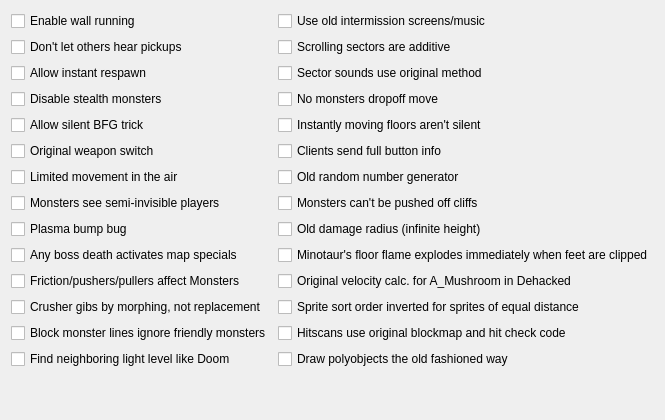
     <widget class="QWidget" name="tabCompatibility">
      <attribute name="title">
       <string>Compatibility</string>
      </attribute>
      <layout class="QVBoxLayout" name="verticalLayout_28">
       <item>
        <layout class="QHBoxLayout" name="horizontalLayout_6">
         <item>
          <layout class="QVBoxLayout" name="verticalLayout_22">
           <item>
            <widget class="QCheckBox" name="cbCompatEnableWallRunning">
             <property name="toolTip">
              <string>Enable buggier wall clipping so players can wallrun.</string>
             </property>
             <property name="text">
              <string>Enable wall running</string>
             </property>
            </widget>
           </item>
           <item>
            <widget class="QCheckBox" name="cbCompatDontLetOthersHearPickups">
             <property name="toolTip">
              <string>Pickups are only heard locally.</string>
             </property>
             <property name="text">
              <string>Don't let others hear pickups</string>
             </property>
            </widget>
           </item>
           <item>
            <widget class="QCheckBox" name="cbCompatAllowInstantRespawn">
             <property name="text">
              <string>Allow instant respawn</string>
             </property>
            </widget>
           </item>
           <item>
            <widget class="QCheckBox" name="cbCompatDisableStealthMonsters">
             <property name="toolTip">
              <string>&lt;html&gt;&lt;head/&gt;&lt;body&gt;&lt;p&gt;Disable stealth monsters, since doom2.exe didn't have them.&lt;/p&gt;&lt;p&gt;&lt;span style=&quot; font-weight:600;&quot;&gt;Note: this handles ZDoom's invisible monsters.&lt;/span&gt;&lt;/p&gt;&lt;p&gt;&lt;span style=&quot; font-weight:600;&quot;&gt;THIS DOESN'T AFFECT THE PARTIAL INVISIBILITY SPHERE IN ANY WAY. See &amp;quot;Monsters see semi-invisible players&amp;quot; for that.&lt;/span&gt;&lt;/p&gt;&lt;/body&gt;&lt;/html&gt;</string>
             </property>
             <property name="text">
              <string>Disable stealth monsters</string>
             </property>
            </widget>
           </item>
           <item>
            <widget class="QCheckBox" name="cbCompatAllowSilentBFGTrick">
             <property name="toolTip">
              <string>Limit actors to one sound at a time.</string>
             </property>
             <property name="text">
              <string>Allow silent BFG trick</string>
             </property>
            </widget>
           </item>
           <item>
            <widget class="QCheckBox" name="cbCompatOriginalWeaponSwitch">
             <property name="toolTip">
              <string>Clients use the vanilla Doom weapon on pickup behavior.</string>
             </property>
             <property name="text">
              <string>Original weapon switch</string>
             </property>
            </widget>
           </item>
           <item>
            <widget class="QCheckBox" name="cbCompatLimitedMovementInTheAir">
             <property name="text">
              <string>Limited movement in the air</string>
             </property>
            </widget>
           </item>
           <item>
            <widget class="QCheckBox" name="cbCompatMonstersSeeSemiInvisiblePlayers">
             <property name="toolTip">
              <string>This affects the partial invisibility sphere.</string>
             </property>
             <property name="text">
              <string>Monsters see semi-invisible players</string>
             </property>
            </widget>
           </item>
           <item>
            <widget class="QCheckBox" name="cbCompatPlasmaBumpBug">
             <property name="toolTip">
              <string>Allow the map01 &quot;plasma bump&quot; bug.</string>
             </property>
             <property name="text">
              <string>Plasma bump bug</string>
             </property>
            </widget>
           </item>
           <item>
            <widget class="QCheckBox" name="cbCompatAnyBossDeathActivatesMapSpecials">
             <property name="text">
              <string>Any boss death activates map specials</string>
             </property>
            </widget>
           </item>
           <item>
            <widget class="QCheckBox" name="cbCompatFrictionPushersPullersAffectMonsters">
             <property name="text">
              <string>Friction/pushers/pullers affect Monsters</string>
             </property>
            </widget>
           </item>
           <item>
            <widget class="QCheckBox" name="cbCompatCrusherGibsByMorphingNotReplacement">
             <property name="toolTip">
              <string>&lt;html&gt;&lt;head/&gt;&lt;body&gt;&lt;p&gt;Crushed monsters are turned into gibs, rather than replaced by gibs.&lt;/p&gt;&lt;/body&gt;&lt;/html&gt;</string>
             </property>
             <property name="text">
              <string>Crusher gibs by morphing, not replacement</string>
             </property>
            </widget>
           </item>
           <item>
            <widget class="QCheckBox" name="cbCompatBlockMonsterLinesIgnoreFriendlyMonsters">
             <property name="text">
              <string>Block monster lines ignore friendly monsters</string>
             </property>
            </widget>
           </item>
           <item>
            <widget class="QCheckBox" name="cbCompatFindNeighboringLightLevelLikeDoom">
             <property name="text">
              <string>Find neighboring light level like Doom</string>
             </property>
            </widget>
           </item>
          </layout>
         </item>
         <item>
          <layout class="QVBoxLayout" name="verticalLayout_24">
           <item>
            <widget class="QCheckBox" name="cbCompatUseOldIntermissionScreensMusic">
             <property name="toolTip">
              <string>Use doom2.exe's original intermission screens/music.</string>
             </property>
             <property name="text">
              <string>Use old intermission screens/music</string>
             </property>
            </widget>
           </item>
           <item>
            <widget class="QCheckBox" name="cbCompatScrollingSectorsAreAdditive">
             <property name="toolTip">
              <string>Scrolling sectors are additive like in Boom.</string>
             </property>
             <property name="text">
              <string>Scrolling sectors are additive</string>
             </property>
            </widget>
           </item>
           <item>
            <widget class="QCheckBox" name="cbCompatSectorSoundsUseOriginalMethod">
             <property name="toolTip">
              <string>Sector sounds use original method for sound origin.</string>
             </property>
             <property name="text">
              <string>Sector sounds use original method</string>
             </property>
            </widget>
           </item>
           <item>
            <widget class="QCheckBox" name="cbCompatNoMonstersDropoffMove">
             <property name="toolTip">
              <string>Monsters cannot move when hanging over a dropoff.</string>
             </property>
             <property name="text">
              <string>No monsters dropoff move</string>
             </property>
            </widget>
           </item>
           <item>
            <widget class="QCheckBox" name="cbCompatInstantlyMovingFloorsArentSilent">
             <property name="toolTip">
              <string>Instantly moving floors are not silent.</string>
             </property>
             <property name="text">
              <string>Instantly moving floors aren't silent</string>
             </property>
            </widget>
           </item>
           <item>
            <widget class="QCheckBox" name="cbCompatClientsSendFullButtonInfo">
             <property name="toolTip">
              <string>&lt;html&gt;&lt;head/&gt;&lt;body&gt;&lt;p&gt;Clients send ucmd.buttons as &amp;quot;long&amp;quot; instead of as &amp;quot;byte&amp;quot; in CLIENTCOMMANDS_ClientMove. So far this is only necessary if the ACS function GetPlayerInput is used in a server side script to check for buttons bigger than BT_ZOOM. Otherwise this information is completely useless for the server and the additional net traffic to send it should be avoided.&lt;/p&gt;&lt;/body&gt;&lt;/html&gt;</string>
             </property>
             <property name="text">
              <string>Clients send full button info</string>
             </property>
            </widget>
           </item>
           <item>
            <widget class="QCheckBox" name="cbCompatOldRandomNumberGenerator">
             <property name="toolTip">
              <string>&lt;html&gt;&lt;head/&gt;&lt;body&gt;&lt;p&gt;Use Doom's random table instead of ZDoom's random number generator. Affects weapon damage among other things.&lt;/p&gt;&lt;/body&gt;&lt;/html&gt;</string>
             </property>
             <property name="text">
              <string>Old random number generator</string>
             </property>
            </widget>
           </item>
           <item>
            <widget class="QCheckBox" name="cbCompatMonstersCantBePushedOffCliffs">
             <property name="text">
              <string>Monsters can't be pushed off cliffs</string>
             </property>
            </widget>
           </item>
           <item>
            <widget class="QCheckBox" name="cbCompatOldDamageRadiusInfiniteHeight">
             <property name="text">
              <string>Old damage radius (infinite height)</string>
             </property>
            </widget>
           </item>
           <item>
            <widget class="QCheckBox" name="cbCompatMinotaur">
             <property name="text">
              <string>Minotaur's floor flame explodes immediately when feet are clipped</string>
             </property>
            </widget>
           </item>
           <item>
            <widget class="QCheckBox" name="cbCompatOriginalVelocityCalcForMushroomInDehacked">
             <property name="text">
              <string>Original velocity calc. for A_Mushroom in Dehacked</string>
             </property>
            </widget>
           </item>
           <item>
            <widget class="QCheckBox" name="cbCompatSpriteSortOrderInverted">
             <property name="text">
              <string>Sprite sort order inverted for sprites of equal distance</string>
             </property>
            </widget>
           </item>
           <item>
            <widget class="QCheckBox" name="cbCompatHitscansOriginalBlockmap">
             <property name="text">
              <string>Hitscans use original blockmap and hit check code</string>
             </property>
            </widget>
           </item>
           <item>
            <widget class="QCheckBox" name="cbCompatDrawPolyobjectsOld">
             <property name="text">
              <string>Draw polyobjects the old fashioned way</string>
             </property>
            </widget>
           </item>
          </layout>
         </item>
        </layout>
       </item>
       <item>
        <spacer name="verticalSpacer_7">
         <property name="orientation">
          <enum>Qt::Vertical</enum>
         </property>
         <property name="sizeHint" stdset="0">
          <size>
           <width>20</width>
           <height>40</height>
          </size>
         </property>
        </spacer>
       </item>
      </layout>
     </widget>
